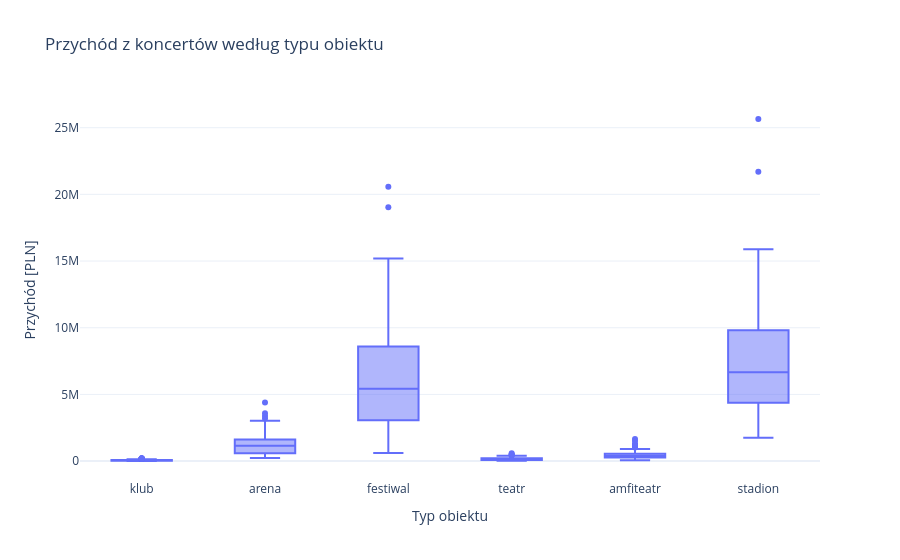

Notebook source saved alongside this figure:
### Code cell
fig = px.box(
    df,
    x="typ_obiektu",
    y="przychod_pln",
    title="Przychód z koncertów według typu obiektu",
    labels={
        "typ_obiektu": "Typ obiektu",
        "przychod_pln": "Przychód [PLN]"
    }
)

fig.update_layout(template="plotly_white")
fig.show()

### Figure 1 — Plotly figure (JSON) as saved in the notebook; plotly's stock layout.template omitted (floating-point values rounded to 4 significant figures; data arrays with more than 128 entries replaced by an {"elided": "..."} marker saying what was removed)
{"data": [{"alignmentgroup": "True", "hovertemplate": "Typ obiektu=%{x}<br>Przychód [PLN]=%{y}<extra></extra>", "legendgroup": "", "marker": {"color": "#636efa"}, "name": "", "notched": false, "offsetgroup": "", "orientation": "v", "showlegend": false, "type": "box", "x": {"elided": "1200 str values"}, "x0": " ", "xaxis": "x", "y": {"elided": "1200 int values"}, "y0": " ", "yaxis": "y"}], "layout": {"boxmode": "group", "legend": {"tracegroupgap": 0}, "title": {"text": "Przychód z koncertów według typu obiektu"}, "xaxis": {"anchor": "y", "domain": [0, 1], "title": {"text": "Typ obiektu"}}, "yaxis": {"anchor": "x", "domain": [0, 1], "title": {"text": "Przychód [PLN]"}}}}
